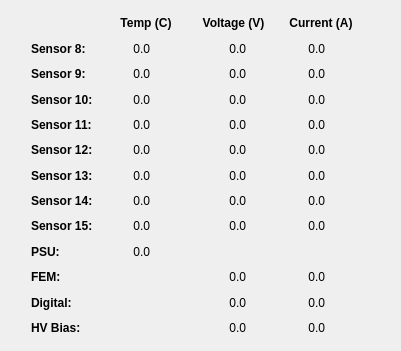
         <widget class="QWidget" name="gridLayoutWidget_2">
          <property name="geometry">
           <rect>
            <x>0</x>
            <y>70</y>
            <width>401</width>
            <height>351</height>
           </rect>
          </property>
          <layout class="QGridLayout" name="gridLayout_3">
           <property name="spacing">
            <number>1</number>
           </property>
           <item row="2" column="1">
            <widget class="QLabel" name="rhsSensorTemp1">
             <property name="text">
              <string>0.0</string>
             </property>
             <property name="alignment">
              <set>Qt::AlignRight|Qt::AlignTrailing|Qt::AlignVCenter</set>
             </property>
             <property name="indent">
              <number>35</number>
             </property>
            </widget>
           </item>
           <item row="1" column="0">
            <widget class="QLabel" name="label_42">
             <property name="minimumSize">
              <size>
               <width>95</width>
               <height>0</height>
              </size>
             </property>
             <property name="maximumSize">
              <size>
               <width>95</width>
               <height>16777215</height>
              </size>
             </property>
             <property name="font">
              <font>
               <weight>75</weight>
               <bold>true</bold>
              </font>
             </property>
             <property name="text">
              <string>Sensor 8:</string>
             </property>
             <property name="indent">
              <number>20</number>
             </property>
            </widget>
           </item>
           <item row="2" column="3">
            <widget class="QLabel" name="rhsSensorCur1">
             <property name="text">
              <string>0.0</string>
             </property>
             <property name="alignment">
              <set>Qt::AlignRight|Qt::AlignTrailing|Qt::AlignVCenter</set>
             </property>
             <property name="indent">
              <number>35</number>
             </property>
            </widget>
           </item>
           <item row="1" column="1">
            <widget class="QLabel" name="rhsSensorTemp0">
             <property name="text">
              <string>0.0</string>
             </property>
             <property name="alignment">
              <set>Qt::AlignRight|Qt::AlignTrailing|Qt::AlignVCenter</set>
             </property>
             <property name="margin">
              <number>0</number>
             </property>
             <property name="indent">
              <number>35</number>
             </property>
            </widget>
           </item>
           <item row="6" column="1">
            <widget class="QLabel" name="rhsSensorTemp5">
             <property name="text">
              <string>0.0</string>
             </property>
             <property name="alignment">
              <set>Qt::AlignRight|Qt::AlignTrailing|Qt::AlignVCenter</set>
             </property>
             <property name="indent">
              <number>35</number>
             </property>
            </widget>
           </item>
           <item row="2" column="2">
            <widget class="QLabel" name="rhsSensorVolt1">
             <property name="text">
              <string>0.0</string>
             </property>
             <property name="alignment">
              <set>Qt::AlignRight|Qt::AlignTrailing|Qt::AlignVCenter</set>
             </property>
             <property name="indent">
              <number>35</number>
             </property>
            </widget>
           </item>
           <item row="3" column="2">
            <widget class="QLabel" name="rhsSensorVolt2">
             <property name="text">
              <string>0.0</string>
             </property>
             <property name="alignment">
              <set>Qt::AlignRight|Qt::AlignTrailing|Qt::AlignVCenter</set>
             </property>
             <property name="indent">
              <number>35</number>
             </property>
            </widget>
           </item>
           <item row="6" column="0">
            <widget class="QLabel" name="label_55">
             <property name="font">
              <font>
               <weight>75</weight>
               <bold>true</bold>
              </font>
             </property>
             <property name="text">
              <string>Sensor 13:</string>
             </property>
             <property name="indent">
              <number>20</number>
             </property>
            </widget>
           </item>
           <item row="0" column="1">
            <widget class="QLabel" name="label_44">
             <property name="font">
              <font>
               <weight>75</weight>
               <bold>true</bold>
              </font>
             </property>
             <property name="text">
              <string>Temp (C)</string>
             </property>
             <property name="alignment">
              <set>Qt::AlignCenter</set>
             </property>
            </widget>
           </item>
           <item row="0" column="3">
            <widget class="QLabel" name="label_41">
             <property name="font">
              <font>
               <weight>75</weight>
               <bold>true</bold>
              </font>
             </property>
             <property name="text">
              <string>Current (A)</string>
             </property>
             <property name="alignment">
              <set>Qt::AlignCenter</set>
             </property>
            </widget>
           </item>
           <item row="0" column="2">
            <widget class="QLabel" name="label_40">
             <property name="minimumSize">
              <size>
               <width>95</width>
               <height>0</height>
              </size>
             </property>
             <property name="maximumSize">
              <size>
               <width>95</width>
               <height>16777215</height>
              </size>
             </property>
             <property name="font">
              <font>
               <weight>75</weight>
               <bold>true</bold>
              </font>
             </property>
             <property name="text">
              <string>Voltage (V)</string>
             </property>
             <property name="alignment">
              <set>Qt::AlignCenter</set>
             </property>
            </widget>
           </item>
           <item row="1" column="3">
            <widget class="QLabel" name="rhsSensorCur0">
             <property name="text">
              <string>0.0</string>
             </property>
             <property name="alignment">
              <set>Qt::AlignRight|Qt::AlignTrailing|Qt::AlignVCenter</set>
             </property>
             <property name="indent">
              <number>35</number>
             </property>
            </widget>
           </item>
           <item row="2" column="0">
            <widget class="QLabel" name="label_48">
             <property name="minimumSize">
              <size>
               <width>95</width>
               <height>0</height>
              </size>
             </property>
             <property name="maximumSize">
              <size>
               <width>95</width>
               <height>16777215</height>
              </size>
             </property>
             <property name="font">
              <font>
               <weight>75</weight>
               <bold>true</bold>
              </font>
             </property>
             <property name="text">
              <string>Sensor 9:</string>
             </property>
             <property name="indent">
              <number>20</number>
             </property>
            </widget>
           </item>
           <item row="7" column="0">
            <widget class="QLabel" name="label_56">
             <property name="font">
              <font>
               <weight>75</weight>
               <bold>true</bold>
              </font>
             </property>
             <property name="text">
              <string>Sensor 14:</string>
             </property>
             <property name="indent">
              <number>20</number>
             </property>
            </widget>
           </item>
           <item row="7" column="1">
            <widget class="QLabel" name="rhsSensorTemp6">
             <property name="text">
              <string>0.0</string>
             </property>
             <property name="alignment">
              <set>Qt::AlignRight|Qt::AlignTrailing|Qt::AlignVCenter</set>
             </property>
             <property name="indent">
              <number>35</number>
             </property>
            </widget>
           </item>
           <item row="9" column="0">
            <widget class="QLabel" name="label_49">
             <property name="font">
              <font>
               <weight>75</weight>
               <bold>true</bold>
              </font>
             </property>
             <property name="text">
              <string>PSU:</string>
             </property>
             <property name="indent">
              <number>20</number>
             </property>
            </widget>
           </item>
           <item row="1" column="2">
            <widget class="QLabel" name="rhsSensorVolt0">
             <property name="text">
              <string>0.0</string>
             </property>
             <property name="alignment">
              <set>Qt::AlignRight|Qt::AlignTrailing|Qt::AlignVCenter</set>
             </property>
             <property name="indent">
              <number>35</number>
             </property>
            </widget>
           </item>
           <item row="10" column="3">
            <widget class="QLabel" name="rhsFemCur">
             <property name="text">
              <string>0.0</string>
             </property>
             <property name="alignment">
              <set>Qt::AlignRight|Qt::AlignTrailing|Qt::AlignVCenter</set>
             </property>
             <property name="indent">
              <number>35</number>
             </property>
            </widget>
           </item>
           <item row="11" column="3">
            <widget class="QLabel" name="rhsDigitalCur">
             <property name="text">
              <string>0.0</string>
             </property>
             <property name="alignment">
              <set>Qt::AlignRight|Qt::AlignTrailing|Qt::AlignVCenter</set>
             </property>
             <property name="indent">
              <number>35</number>
             </property>
            </widget>
           </item>
           <item row="1" column="4">
            <spacer name="horizontalSpacer_11">
             <property name="orientation">
              <enum>Qt::Horizontal</enum>
             </property>
             <property name="sizeType">
              <enum>QSizePolicy::Fixed</enum>
             </property>
             <property name="sizeHint" stdset="0">
              <size>
               <width>30</width>
               <height>20</height>
              </size>
             </property>
            </spacer>
           </item>
           <item row="3" column="1">
            <widget class="QLabel" name="rhsSensorTemp2">
             <property name="text">
              <string>0.0</string>
             </property>
             <property name="alignment">
              <set>Qt::AlignRight|Qt::AlignTrailing|Qt::AlignVCenter</set>
             </property>
             <property name="indent">
              <number>35</number>
             </property>
            </widget>
           </item>
           <item row="8" column="1">
            <widget class="QLabel" name="rhsSensorTemp7">
             <property name="text">
              <string>0.0</string>
             </property>
             <property name="alignment">
              <set>Qt::AlignRight|Qt::AlignTrailing|Qt::AlignVCenter</set>
             </property>
             <property name="indent">
              <number>35</number>
             </property>
            </widget>
           </item>
           <item row="9" column="1">
            <widget class="QLabel" name="rhsPsuTemp">
             <property name="text">
              <string>0.0</string>
             </property>
             <property name="alignment">
              <set>Qt::AlignRight|Qt::AlignTrailing|Qt::AlignVCenter</set>
             </property>
             <property name="indent">
              <number>35</number>
             </property>
            </widget>
           </item>
           <item row="7" column="2">
            <widget class="QLabel" name="rhsSensorVolt6">
             <property name="text">
              <string>0.0</string>
             </property>
             <property name="alignment">
              <set>Qt::AlignRight|Qt::AlignTrailing|Qt::AlignVCenter</set>
             </property>
             <property name="indent">
              <number>35</number>
             </property>
            </widget>
           </item>
           <item row="8" column="0">
            <widget class="QLabel" name="label_57">
             <property name="font">
              <font>
               <weight>75</weight>
               <bold>true</bold>
              </font>
             </property>
             <property name="text">
              <string>Sensor 15:</string>
             </property>
             <property name="indent">
              <number>20</number>
             </property>
            </widget>
           </item>
           <item row="4" column="2">
            <widget class="QLabel" name="rhsSensorVolt3">
             <property name="text">
              <string>0.0</string>
             </property>
             <property name="alignment">
              <set>Qt::AlignRight|Qt::AlignTrailing|Qt::AlignVCenter</set>
             </property>
             <property name="indent">
              <number>35</number>
             </property>
            </widget>
           </item>
           <item row="3" column="3">
            <widget class="QLabel" name="rhsSensorCur2">
             <property name="text">
              <string>0.0</string>
             </property>
             <property name="alignment">
              <set>Qt::AlignRight|Qt::AlignTrailing|Qt::AlignVCenter</set>
             </property>
             <property name="indent">
              <number>35</number>
             </property>
            </widget>
           </item>
           <item row="6" column="3">
            <widget class="QLabel" name="rhsSensorCur5">
             <property name="text">
              <string>0.0</string>
             </property>
             <property name="alignment">
              <set>Qt::AlignRight|Qt::AlignTrailing|Qt::AlignVCenter</set>
             </property>
             <property name="indent">
              <number>35</number>
             </property>
            </widget>
           </item>
           <item row="12" column="2">
            <widget class="QLabel" name="rhsBiasVolt">
             <property name="text">
              <string>0.0</string>
             </property>
             <property name="alignment">
              <set>Qt::AlignRight|Qt::AlignTrailing|Qt::AlignVCenter</set>
             </property>
             <property name="indent">
              <number>35</number>
             </property>
            </widget>
           </item>
           <item row="11" column="0">
            <widget class="QLabel" name="label_51">
             <property name="font">
              <font>
               <weight>75</weight>
               <bold>true</bold>
              </font>
             </property>
             <property name="text">
              <string>Digital:</string>
             </property>
             <property name="indent">
              <number>20</number>
             </property>
            </widget>
           </item>
           <item row="7" column="3">
            <widget class="QLabel" name="rhsSensorCur6">
             <property name="text">
              <string>0.0</string>
             </property>
             <property name="alignment">
              <set>Qt::AlignRight|Qt::AlignTrailing|Qt::AlignVCenter</set>
             </property>
             <property name="indent">
              <number>35</number>
             </property>
            </widget>
           </item>
           <item row="10" column="2">
            <widget class="QLabel" name="rhsFemVolt">
             <property name="text">
              <string>0.0</string>
             </property>
             <property name="alignment">
              <set>Qt::AlignRight|Qt::AlignTrailing|Qt::AlignVCenter</set>
             </property>
             <property name="indent">
              <number>35</number>
             </property>
            </widget>
           </item>
           <item row="6" column="2">
            <widget class="QLabel" name="rhsSensorVolt5">
             <property name="text">
              <string>0.0</string>
             </property>
             <property name="alignment">
              <set>Qt::AlignRight|Qt::AlignTrailing|Qt::AlignVCenter</set>
             </property>
             <property name="indent">
              <number>35</number>
             </property>
            </widget>
           </item>
           <item row="4" column="0">
            <widget class="QLabel" name="label_52">
             <property name="font">
              <font>
               <weight>75</weight>
               <bold>true</bold>
              </font>
             </property>
             <property name="text">
              <string>Sensor 11:</string>
             </property>
             <property name="indent">
              <number>20</number>
             </property>
            </widget>
           </item>
           <item row="5" column="1">
            <widget class="QLabel" name="rhsSensorTemp4">
             <property name="text">
              <string>0.0</string>
             </property>
             <property name="alignment">
              <set>Qt::AlignRight|Qt::AlignTrailing|Qt::AlignVCenter</set>
             </property>
             <property name="indent">
              <number>35</number>
             </property>
            </widget>
           </item>
           <item row="5" column="3">
            <widget class="QLabel" name="rhsSensorCur4">
             <property name="text">
              <string>0.0</string>
             </property>
             <property name="alignment">
              <set>Qt::AlignRight|Qt::AlignTrailing|Qt::AlignVCenter</set>
             </property>
             <property name="indent">
              <number>35</number>
             </property>
            </widget>
           </item>
           <item row="4" column="3">
            <widget class="QLabel" name="rhsSensorCur3">
             <property name="text">
              <string>0.0</string>
             </property>
             <property name="alignment">
              <set>Qt::AlignRight|Qt::AlignTrailing|Qt::AlignVCenter</set>
             </property>
             <property name="indent">
              <number>35</number>
             </property>
            </widget>
           </item>
           <item row="4" column="1">
            <widget class="QLabel" name="rhsSensorTemp3">
             <property name="text">
              <string>0.0</string>
             </property>
             <property name="alignment">
              <set>Qt::AlignRight|Qt::AlignTrailing|Qt::AlignVCenter</set>
             </property>
             <property name="indent">
              <number>35</number>
             </property>
            </widget>
           </item>
           <item row="8" column="3">
            <widget class="QLabel" name="rhsSensorCur7">
             <property name="text">
              <string>0.0</string>
             </property>
             <property name="alignment">
              <set>Qt::AlignRight|Qt::AlignTrailing|Qt::AlignVCenter</set>
             </property>
             <property name="indent">
              <number>35</number>
             </property>
            </widget>
           </item>
           <item row="12" column="0">
            <widget class="QLabel" name="label_58">
             <property name="font">
              <font>
               <weight>75</weight>
               <bold>true</bold>
              </font>
             </property>
             <property name="text">
              <string>HV Bias:</string>
             </property>
             <property name="indent">
              <number>20</number>
             </property>
            </widget>
           </item>
           <item row="10" column="0">
            <widget class="QLabel" name="label_50">
             <property name="font">
              <font>
               <weight>75</weight>
               <bold>true</bold>
              </font>
             </property>
             <property name="text">
              <string>FEM:</string>
             </property>
             <property name="indent">
              <number>20</number>
             </property>
            </widget>
           </item>
           <item row="11" column="2">
            <widget class="QLabel" name="rhsDigitalVolt">
             <property name="text">
              <string>0.0</string>
             </property>
             <property name="alignment">
              <set>Qt::AlignRight|Qt::AlignTrailing|Qt::AlignVCenter</set>
             </property>
             <property name="indent">
              <number>35</number>
             </property>
            </widget>
           </item>
           <item row="5" column="0">
            <widget class="QLabel" name="label_54">
             <property name="font">
              <font>
               <weight>75</weight>
               <bold>true</bold>
              </font>
             </property>
             <property name="text">
              <string>Sensor 12:</string>
             </property>
             <property name="indent">
              <number>20</number>
             </property>
            </widget>
           </item>
           <item row="3" column="0">
            <widget class="QLabel" name="label_53">
             <property name="font">
              <font>
               <weight>75</weight>
               <bold>true</bold>
              </font>
             </property>
             <property name="text">
              <string>Sensor 10:</string>
             </property>
             <property name="indent">
              <number>20</number>
             </property>
            </widget>
           </item>
           <item row="5" column="2">
            <widget class="QLabel" name="rhsSensorVolt4">
             <property name="text">
              <string>0.0</string>
             </property>
             <property name="alignment">
              <set>Qt::AlignRight|Qt::AlignTrailing|Qt::AlignVCenter</set>
             </property>
             <property name="indent">
              <number>35</number>
             </property>
            </widget>
           </item>
           <item row="8" column="2">
            <widget class="QLabel" name="rhsSensorVolt7">
             <property name="text">
              <string>0.0</string>
             </property>
             <property name="alignment">
              <set>Qt::AlignRight|Qt::AlignTrailing|Qt::AlignVCenter</set>
             </property>
             <property name="indent">
              <number>35</number>
             </property>
            </widget>
           </item>
           <item row="12" column="3">
            <widget class="QLabel" name="rhsBiasCur">
             <property name="text">
              <string>0.0</string>
             </property>
             <property name="alignment">
              <set>Qt::AlignRight|Qt::AlignTrailing|Qt::AlignVCenter</set>
             </property>
             <property name="indent">
              <number>35</number>
             </property>
            </widget>
           </item>
          </layout>
         </widget>
